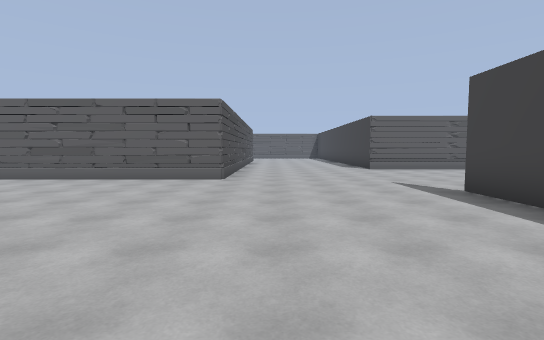
view 1 (above)

22 first-person views from a walk through a scene from a Unity 3-D project. The camera is 1.5 m above the floor, tilts 4° down and sees 85° across. Doors are open. The floor is counted in squares, 2 m on a side. Each view is taken from the middle of a square. On the plan, view 1 faces up. The plan holds only what a view shows up to about 10 squares ahead; the rest is blank. The place goes on beyond the plan. The player character is not drawn. Some animated figures are not drawn.

view 2
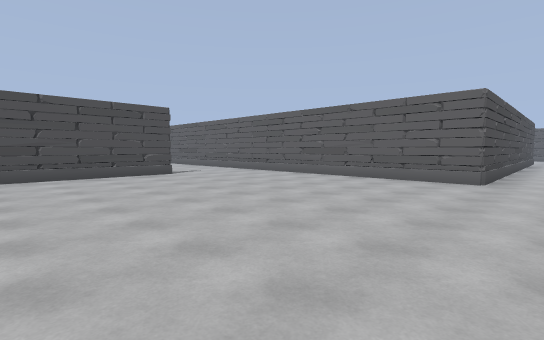

view 3
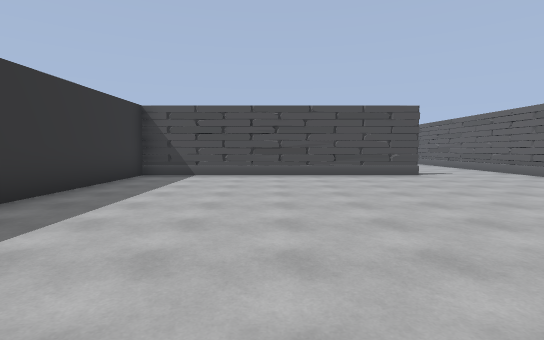

view 4
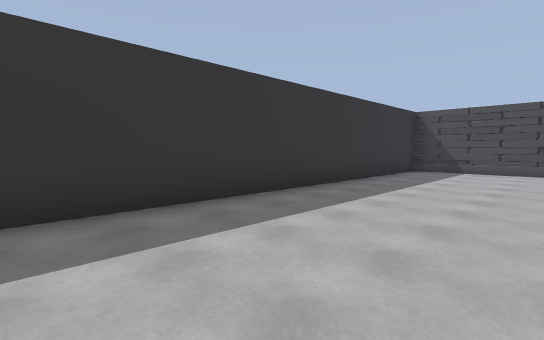

view 5
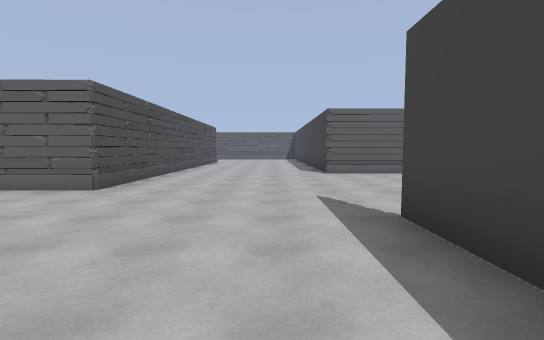

view 6
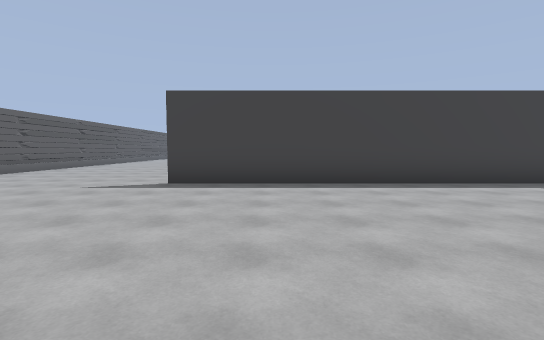

view 7
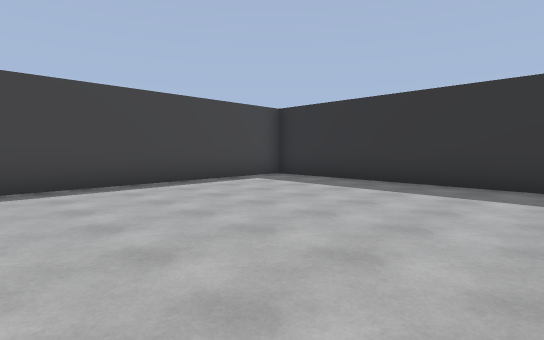

view 8
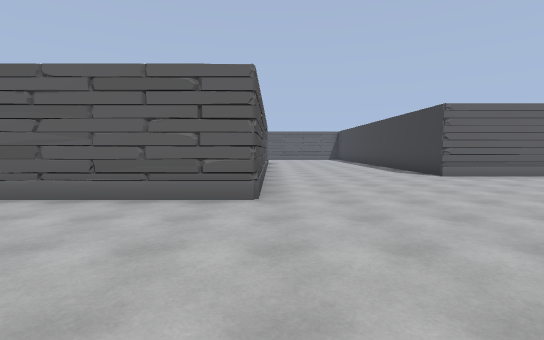

view 9
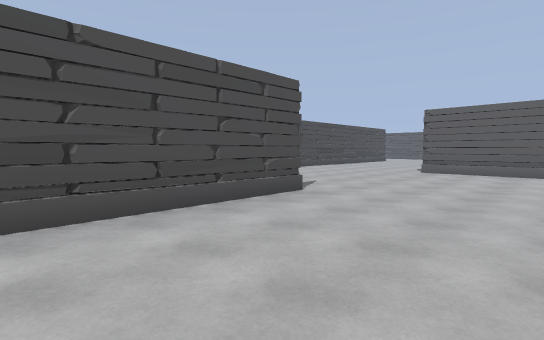

view 10
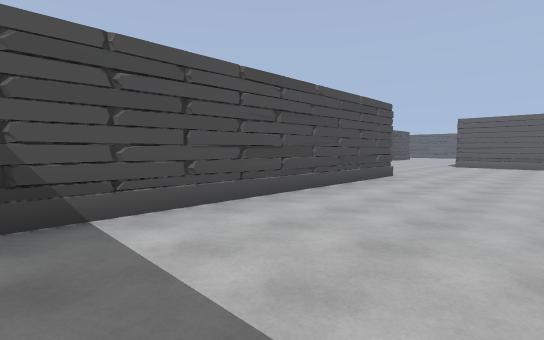

view 11
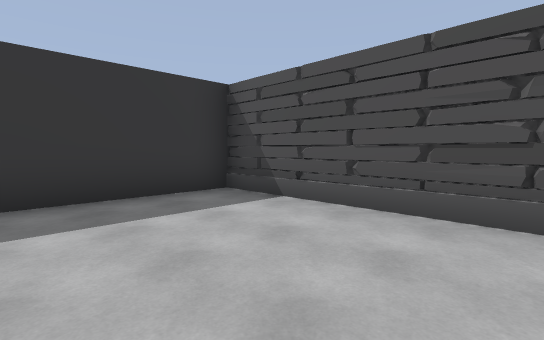

view 12
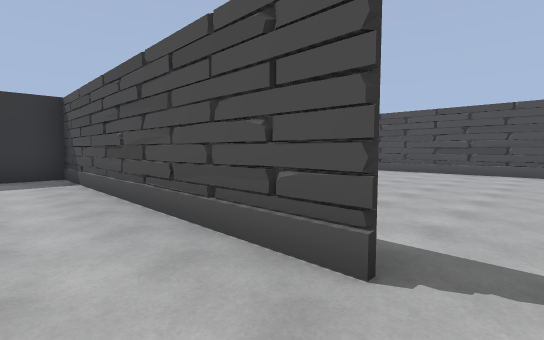

view 13
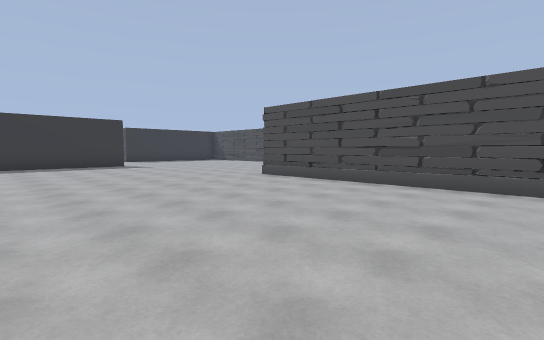

view 14
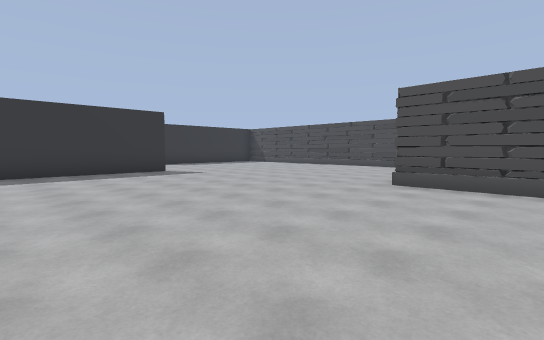

view 15
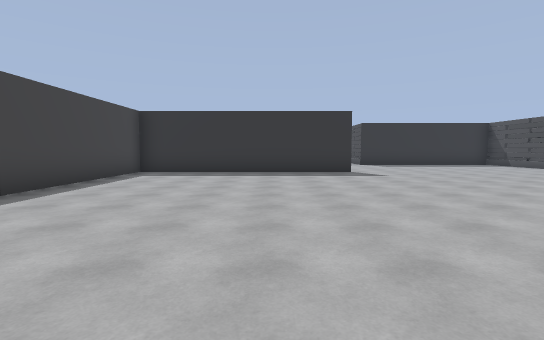

view 16
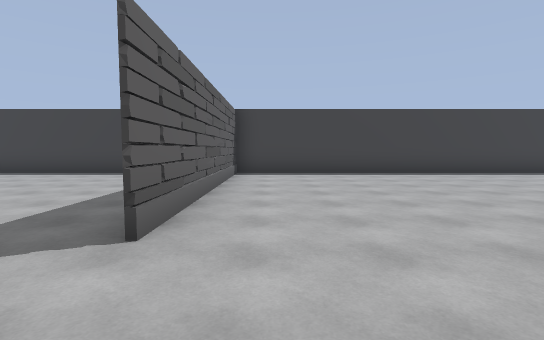

view 17
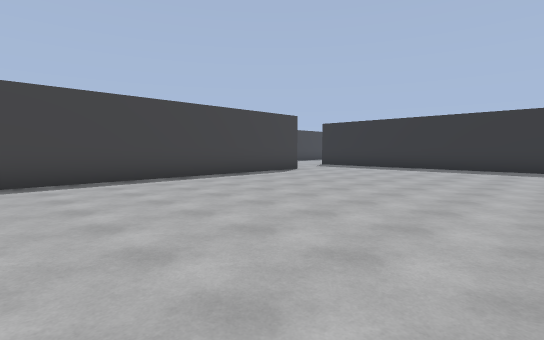

view 18
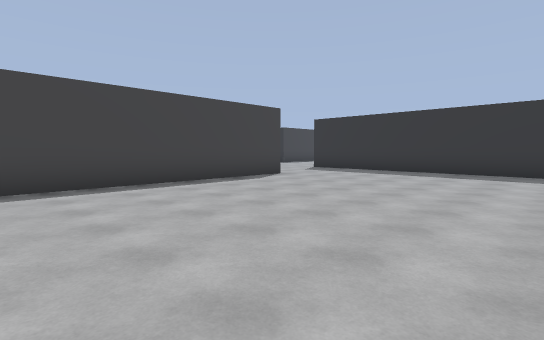

view 19
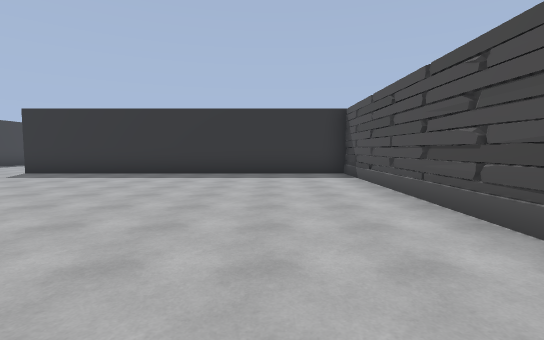

view 20
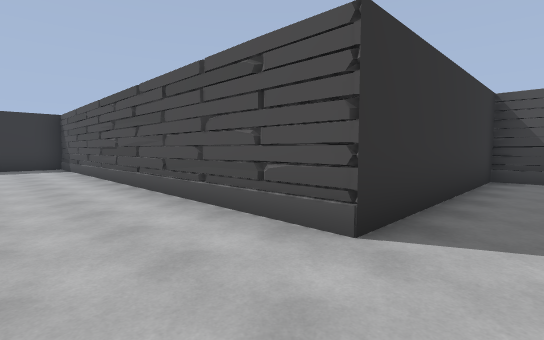

view 21
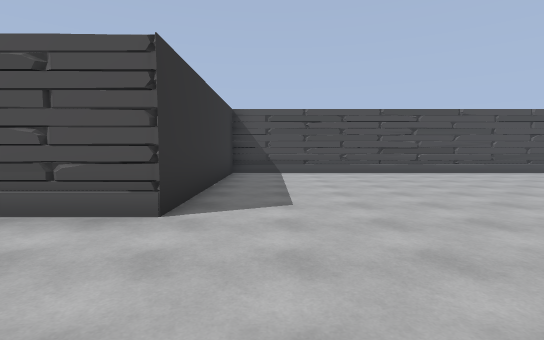

view 22
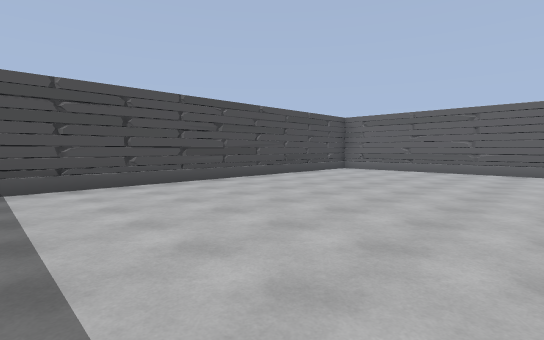

### Floor plan
Points are (right, up) in squares from view 1. A wall is a line through its corners. A room is listed if a view was taken in it or the views show most of it. See-through windows are left out.
Room 1 (views 1, 2, 3, 4, 5, 6, 7, 8, 9, 10, 11, 12)
walls: (3.5, 5.4) (3.5, -3.8); (3.4, -3.8) (3.4, 5.4); (-8.6, 4.2) (-8.6, -3.7) (6.9, -3.7); (-1.2, 13) (-1.2, 7.4) (-10.1, 7.4); (7.1, 11.2) (3.7, 11.2) (3.7, 13)
ways out: opening at (-9, 5.5) to room 2
Room 2 (views 13, 14, 15, 16, 17, 18, 19, 20, 21, 22)
walls: (-15.8, -8.8) (-8.6, -8.8); (-8.6, -8.9) (-15.6, -8.9); (-23.3, -3.4) (-23.3, -13.2) (-17.3, -13.2) (-17.3, -25.2) (-9.4, -25.2); (-17.3, 4.9) (-17.3, -1.6) (-20.7, -1.6); (-8.6, -21.8) (-8.6, -1.4)
ways out: opening at (-9, 5.5) to room 1; opening at (-8.5, -23.5)

Positions as (right, up) in squares from view 1, and headings:
1: (0, 0), facing up
2: (0, 0), facing up-left
3: (0, 0), facing left
4: (2, 0), facing down-left
5: (2, 2), facing up
6: (-3, 3), facing right
7: (-3, 3), facing down-right
8: (-1, 3), facing up
9: (7, 1), facing up-left
10: (7, -3), facing up-left
11: (7, 1), facing down-left
12: (-7, 5), facing down-left
13: (-11, 5), facing down-left
14: (-11, 1), facing down-left
15: (-13, 1), facing down
16: (-18, -10), facing right
17: (-16, -13), facing down-right
18: (-15, -15), facing down-right
19: (-15, -16), facing down
20: (-15, -12), facing down-left
21: (-14, -12), facing left
22: (-17, -12), facing up-left
